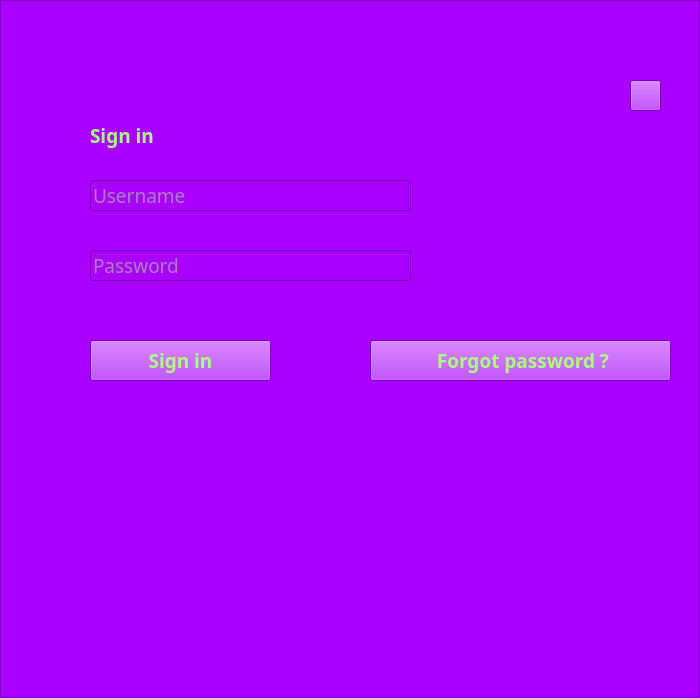
<?xml version="1.0" encoding="UTF-8"?>
<ui version="4.0">
 <class>Admin</class>
 <widget class="QFrame" name="Admin">
  <property name="geometry">
   <rect>
    <x>0</x>
    <y>0</y>
    <width>700</width>
    <height>698</height>
   </rect>
  </property>
  <property name="baseSize">
   <size>
    <width>700</width>
    <height>700</height>
   </size>
  </property>
  <property name="windowTitle">
   <string>Admin</string>
  </property>
  <property name="windowIcon">
   <iconset resource="Resources/img.qrc">
    <normaloff>:/avatar.png</normaloff>:/avatar.png</iconset>
  </property>
  <property name="styleSheet">
   <string notr="true">background-color: rgb(170, 0, 255);
color: rgb(170, 255, 127);</string>
  </property>
  <property name="frameShape">
   <enum>QFrame::StyledPanel</enum>
  </property>
  <property name="frameShadow">
   <enum>QFrame::Raised</enum>
  </property>
  <widget class="QLabel" name="lbl_signin">
   <property name="geometry">
    <rect>
     <x>90</x>
     <y>120</y>
     <width>101</width>
     <height>31</height>
    </rect>
   </property>
   <property name="font">
    <font>
     <family>Arial Black</family>
     <pointsize>14</pointsize>
     <weight>75</weight>
     <bold>true</bold>
    </font>
   </property>
   <property name="styleSheet">
    <string notr="true">color: rgb(170, 255, 127);</string>
   </property>
   <property name="text">
    <string>Sign in </string>
   </property>
  </widget>
  <widget class="QLineEdit" name="txtusername">
   <property name="geometry">
    <rect>
     <x>90</x>
     <y>180</y>
     <width>321</width>
     <height>31</height>
    </rect>
   </property>
   <property name="font">
    <font>
     <family>Arial Black</family>
     <pointsize>14</pointsize>
     <weight>10</weight>
     <italic>false</italic>
     <bold>false</bold>
    </font>
   </property>
   <property name="styleSheet">
    <string notr="true">font: 87 14pt &quot;Arial Black&quot;;</string>
   </property>
   <property name="text">
    <string/>
   </property>
   <property name="placeholderText">
    <string>Username</string>
   </property>
  </widget>
  <widget class="QLineEdit" name="txtpass">
   <property name="geometry">
    <rect>
     <x>90</x>
     <y>250</y>
     <width>321</width>
     <height>31</height>
    </rect>
   </property>
   <property name="font">
    <font>
     <family>Arial Black</family>
     <pointsize>14</pointsize>
     <weight>10</weight>
     <italic>false</italic>
     <bold>false</bold>
    </font>
   </property>
   <property name="styleSheet">
    <string notr="true">font: 87 14pt &quot;Arial Black&quot;;</string>
   </property>
   <property name="text">
    <string/>
   </property>
   <property name="maxLength">
    <number>32769</number>
   </property>
   <property name="echoMode">
    <enum>QLineEdit::Password</enum>
   </property>
   <property name="placeholderText">
    <string>Password</string>
   </property>
  </widget>
  <widget class="QPushButton" name="loginbtn">
   <property name="geometry">
    <rect>
     <x>90</x>
     <y>340</y>
     <width>181</width>
     <height>41</height>
    </rect>
   </property>
   <property name="font">
    <font>
     <family>Arial Black</family>
     <pointsize>14</pointsize>
     <weight>75</weight>
     <bold>true</bold>
    </font>
   </property>
   <property name="text">
    <string>Sign in</string>
   </property>
   <property name="icon">
    <iconset resource="Resources/img.qrc">
     <normaloff>:/user.png</normaloff>:/user.png</iconset>
   </property>
   <property name="iconSize">
    <size>
     <width>20</width>
     <height>20</height>
    </size>
   </property>
  </widget>
  <widget class="QPushButton" name="forgotbtn">
   <property name="geometry">
    <rect>
     <x>370</x>
     <y>340</y>
     <width>301</width>
     <height>41</height>
    </rect>
   </property>
   <property name="font">
    <font>
     <family>Arial Black</family>
     <pointsize>14</pointsize>
     <weight>75</weight>
     <bold>true</bold>
    </font>
   </property>
   <property name="text">
    <string> Forgot password ?</string>
   </property>
  </widget>
  <widget class="QPushButton" name="btnhome">
   <property name="geometry">
    <rect>
     <x>630</x>
     <y>80</y>
     <width>31</width>
     <height>31</height>
    </rect>
   </property>
   <property name="styleSheet">
    <string notr="true">background-image: url(:/homei.png);</string>
   </property>
   <property name="text">
    <string/>
   </property>
  </widget>
 </widget>
 <resources>
  <include location="Resources/img.qrc"/>
 </resources>
 <connections/>
</ui>
